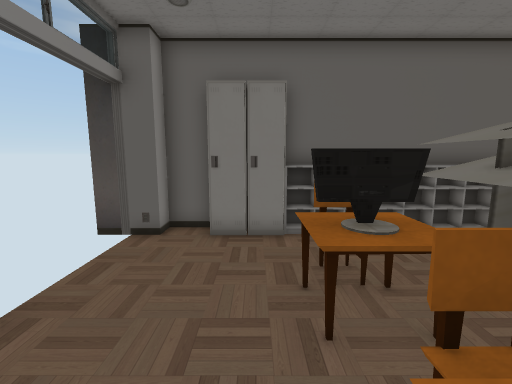
view 1 (above)

14 first-person views from a walk through a Unity game level. The camera is 1.2 m above the floor, tilts 8° down and sees 90° across. Doors are open. The floor is counted in squares, 0.5 m on a side. Each view is taken from the middle of a square. On the plan, view 1 faces up. The plan holds only what a view shows up to about 17 squares ahead; the rest is blank. The player is left out. Some animated figures are not drawn.

view 2
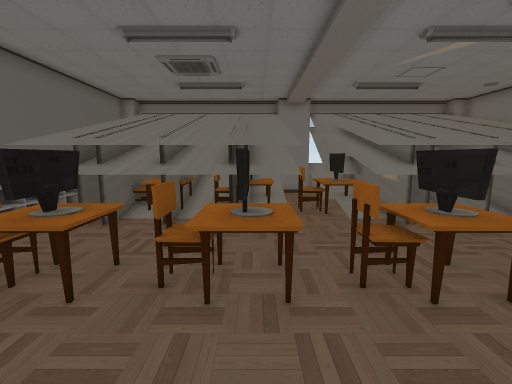

view 3
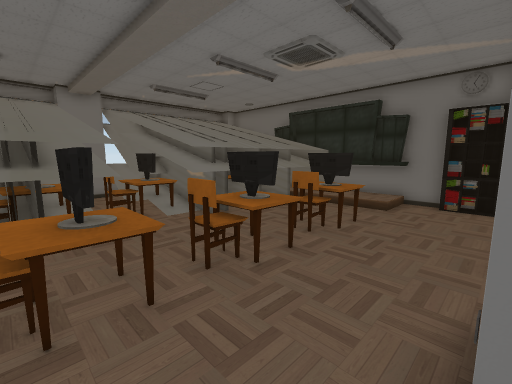

view 4
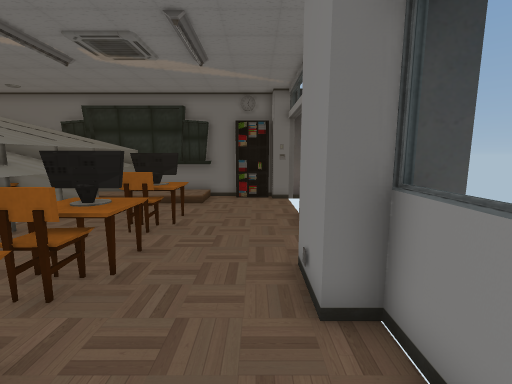

view 5
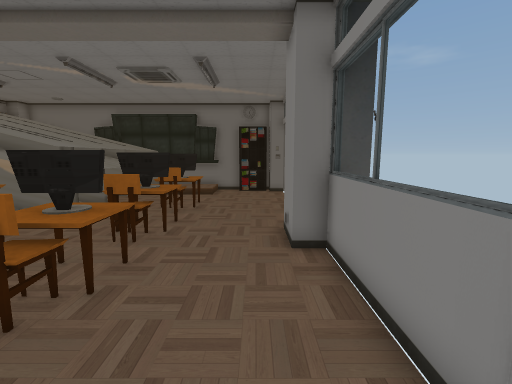

view 6
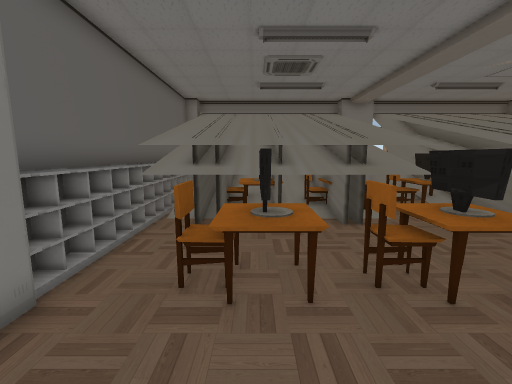

view 7
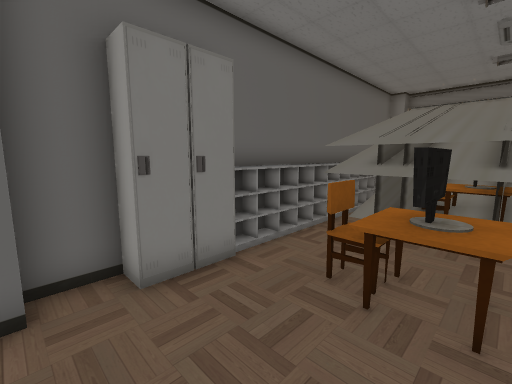

view 8
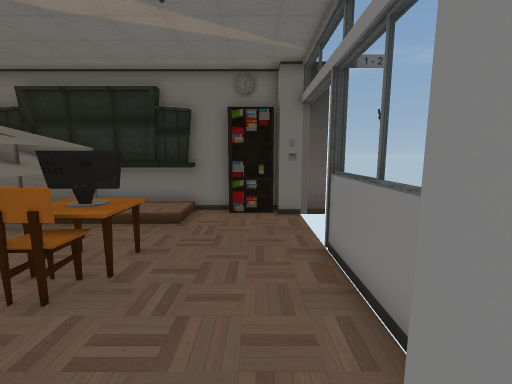

view 9
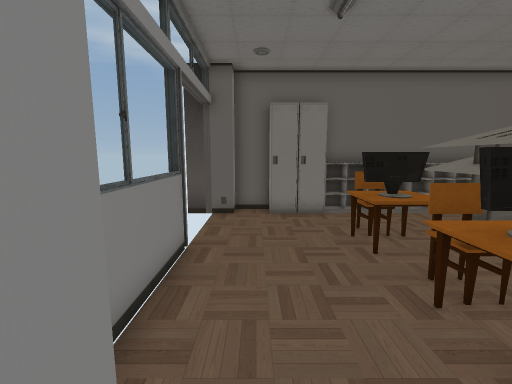

view 10
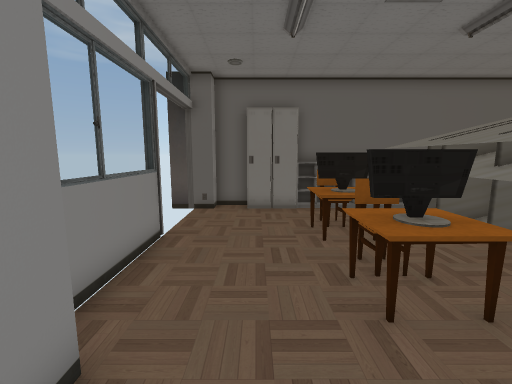

view 11
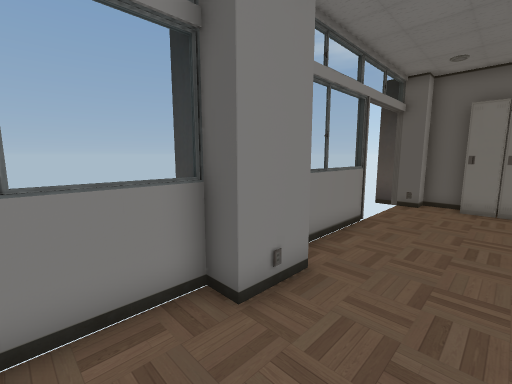

view 12
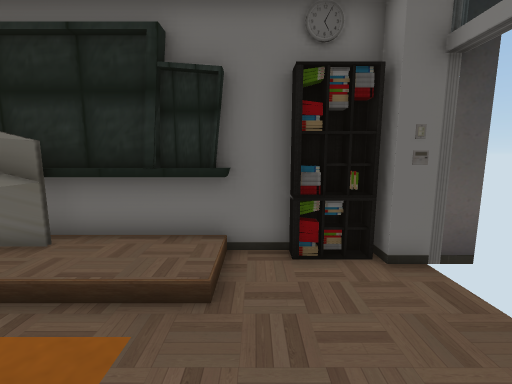

view 13
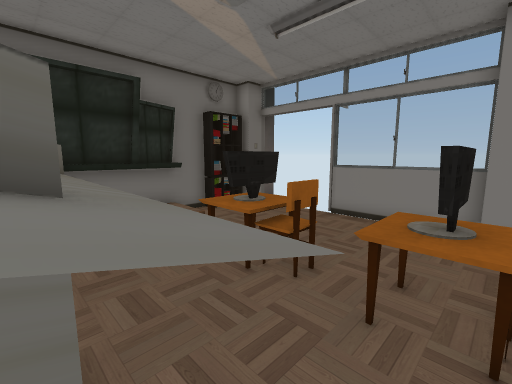

view 14
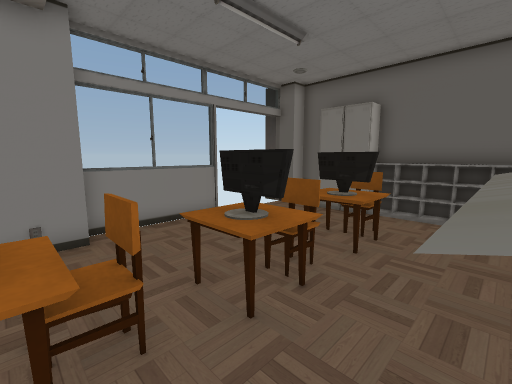

### Floor plan
Key: @ floor where view 1 was taken; # wall or solid block; . main floor; : floor 0.25 m higher than the main floor; / step, stairs or slope; D open door; = window, fence, low wall or low ledge; ^ raised ledge; C closet; T table; H chair; M computer; B bookshelf.
Columns run from 5 left of view 1 to 10 right of it. Each row starts with its distance up from view 1.
  9   #############
  8  ## CCC^^^^^^^^^
  7  D........^^^
  6  D........^^^###
  5  D....THT.^^^###
  4   ....MMT.^^^###
  3  =....TMT.^^^###
  2  =.....H..^^^###
  1  =....TTT.^^^###
  0  =...@MMT.^^^###
 -1 ###...TTT.^^^#
 -2   #....H.....H.
 -3  ##...MMT...TMM
 -4 ###...MMT.^^^M##
 -5  =........^^^###
 -6  #.....H..^^^
 -7  =....MMT.^^^
 -8  =....MMT.^^^##
 -9   ........^^^#
-10  D........^^^#
-11  D....////^^^
-12  D ...::::^^^
-13   #BB##########

Positions as (right, up) in squares from view 1, and headings:
1: (0, 0), facing up
2: (-3, 0), facing right
3: (-3, 1), facing down-right
4: (-2, 2), facing down
5: (-2, 5), facing down
6: (-3, 4), facing right
7: (-3, 3), facing up-right
8: (-2, -2), facing down
9: (-2, -3), facing up
10: (-1, -4), facing up
11: (0, -6), facing up-left
12: (0, -7), facing down
13: (6, -3), facing down-left
14: (5, -3), facing up-left
